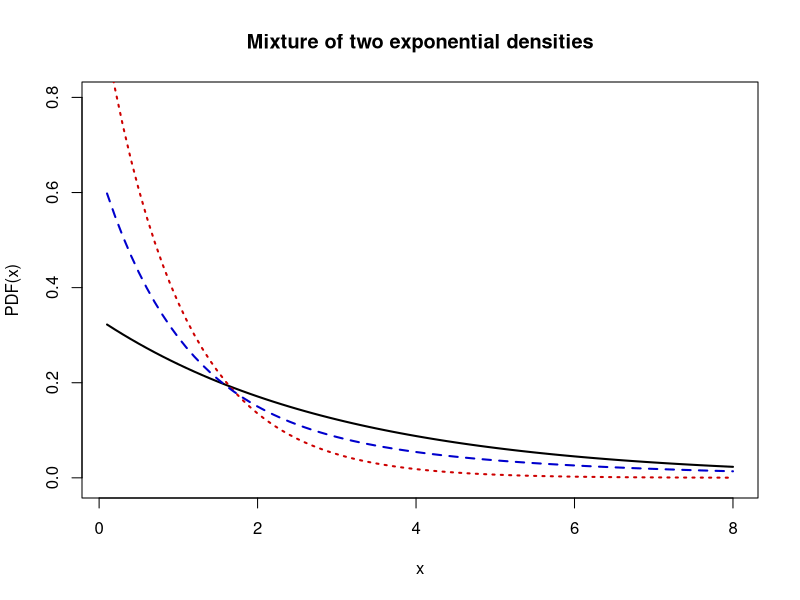
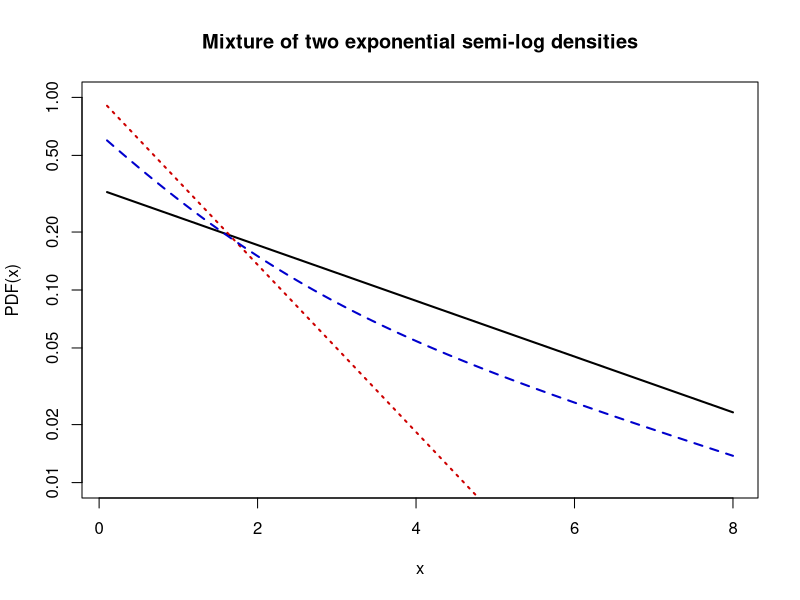

Reproduce these figures in R, in order.
# clear all variables and close windows
rm(list = ls(all = TRUE))
graphics.off()

mixexppdf = function(x, alpha, beta1, beta2) {
    # MIXEXPPDF Mixed exponential probability density function (pdf).  Y = MIEXEXPPDF(X,ALPHA,BETA1,BETA2) returns the pdf of
    # the mixed exponential distribution with mixing probability A and distributions parameters BETA1, BETA2, evaluated at the
    # values in X.  For CONTROL=0 the error message is displayed, if the parmeters are negative or a>1.  The default values for
    # A, BETA1, BETA2 are 0.5, 1, 2.
    if (missing(alpha) == T) 
        alpha = 0.5
    if (missing(beta1) == T) 
        beta1 = 1
    if (missing(beta2) == T) 
        beta2 = 2
    if (beta1 <= 0) {
        stop("Non-positive beta1! Please insert a positive beta1!")
    }
    if (beta2 <= 0) {
        stop("Non-positive beta2! Please insert a positive beta2!")
    }
    if (alpha <= 0) {
        stop("Alpha lesser or equal 0! Please insert alpha between 0 and 1!")
    }
    if (alpha >= 1) {
        stop("Alpha greater or equal 1! Please insert alpha between 0 and 1!")
    }
    
    y = matrix(0, dim(x)[1], dim(x)[2])
    pos = x > 0
    y[pos] = alpha * beta1 * exp(-beta1 * x[pos]) + (1 - alpha) * beta2 * exp(-beta2 * x[pos])
    return(cbind(y))
}

step = 10

x = cbind((1:(8 * step))/step)

y1 = dexp(x, 1/3)
y2 = dexp(x, 1)
y3 = mixexppdf(x, 0.5, 0.3, 1)

plot(x, y1, col = "black", type = "l", lwd = 2, xlab = "x", ylab = "PDF(x)", ylim = c(-0.01, 0.8))
title("Mixture of two exponential densities")
lines(x, y2, col = "red3", lty = 3, lwd = 2)
lines(x, y3, col = "blue3", lty = 2, lwd = 2)

dev.new()

plot(x, y1, log = "y", col = "black", type = "l", lwd = 2, xlab = "x", ylab = "PDF(x)", frame = T, ylim = c(0.01, 1))
par(new = T)
plot(x, y2, log = "y", axes = F, frame = F, col = "red3", type = "l", lty = 3, lwd = 2, ylab = "", xlab = "", ylim = c(0.01, 
    1))
par(new = T)
plot(x, y3, log = "y", axes = F, frame = F, col = "blue3", type = "l", lty = 2, lwd = 2, ylab = "", xlab = "", ylim = c(0.01, 
    1))
title("Mixture of two exponential semi-log densities") 
